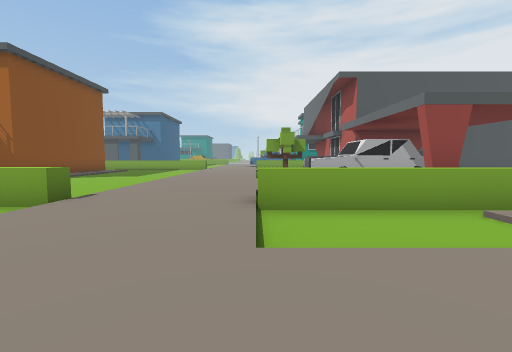
[1] (above)

19 first-person views from a walk through a 3-D level made in the Unity game engine. The camera is 1.5 m above the floor, tilts 4° down and sees 90° across. The floor is counted in squares, 2 m on a side. Each view is taken from the middle of a square. On the plan, view 1 faces up. The plan holds only what a view shows up to about 9 squares ahead; the rest is blank. The place goes on beyond the plan. The player is left out. Some surface patterns are stand-ins.

[2]
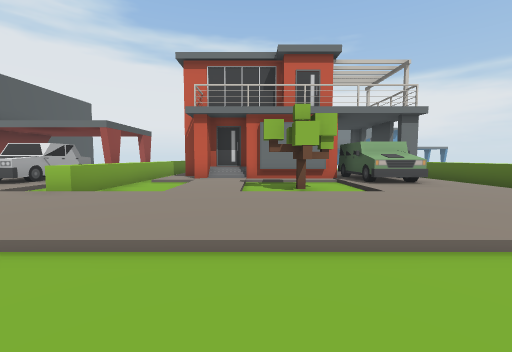

[3]
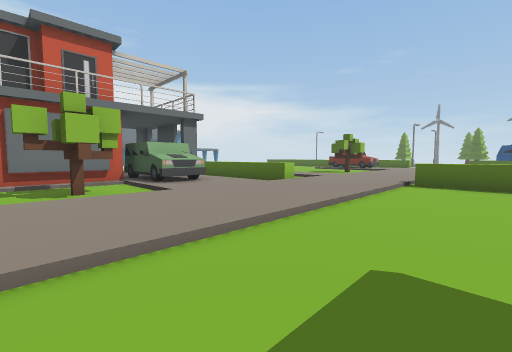

[4]
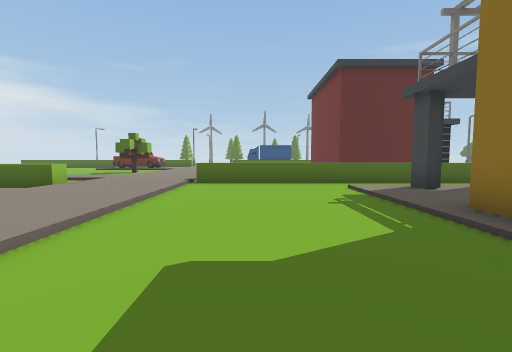

[5]
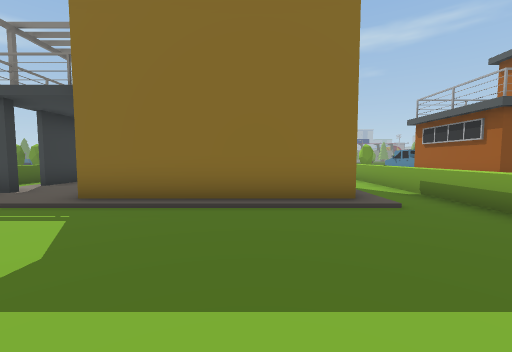

[6]
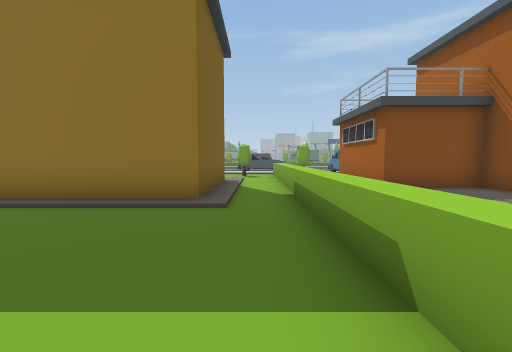

[7]
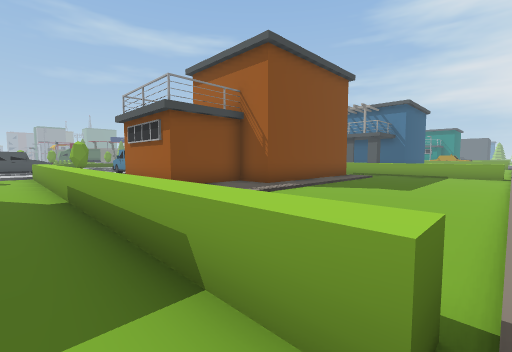

[8]
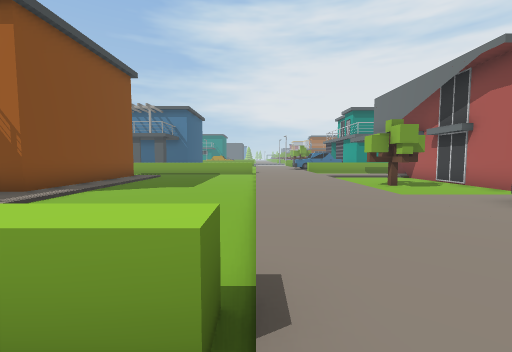

[9]
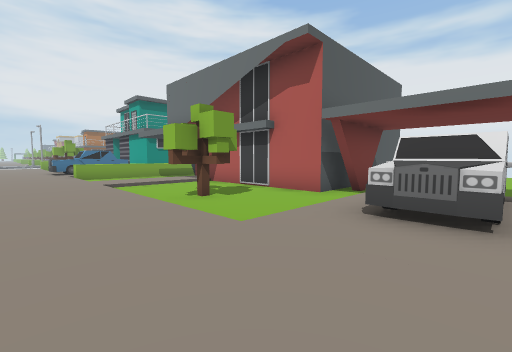

[10]
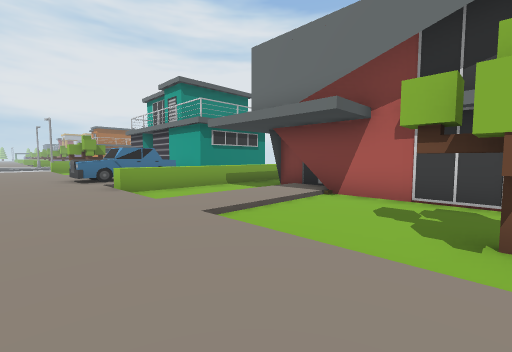

[11]
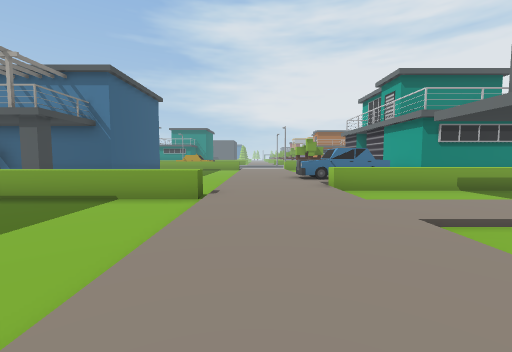

[12]
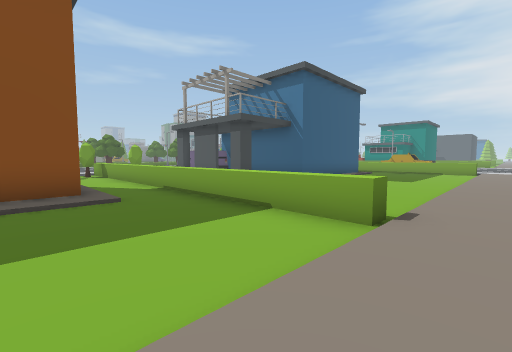

[13]
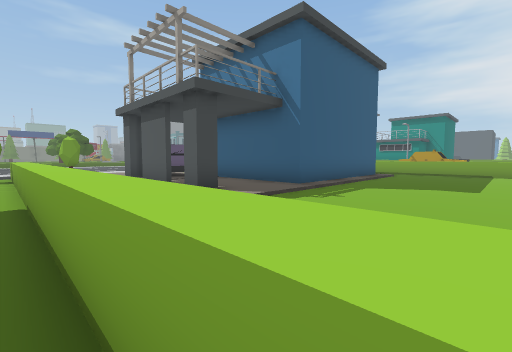

[14]
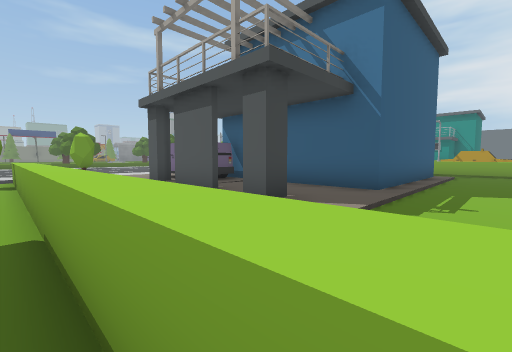

[15]
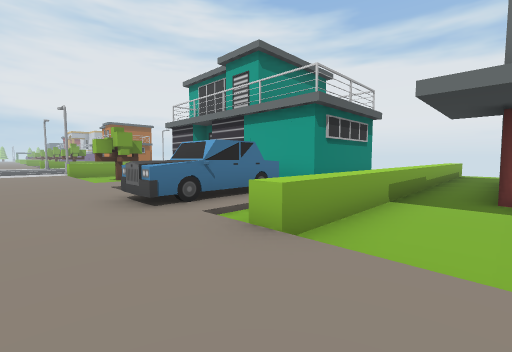

[16]
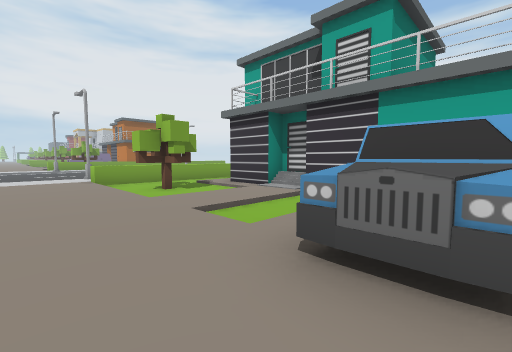

[17]
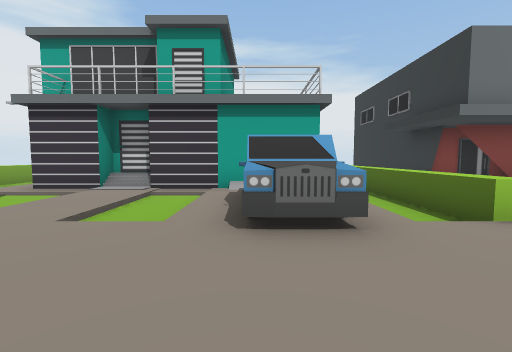

[18]
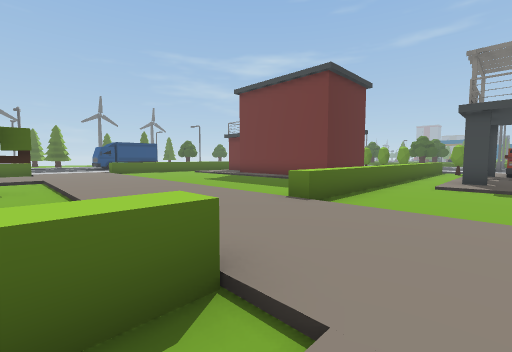

[19]
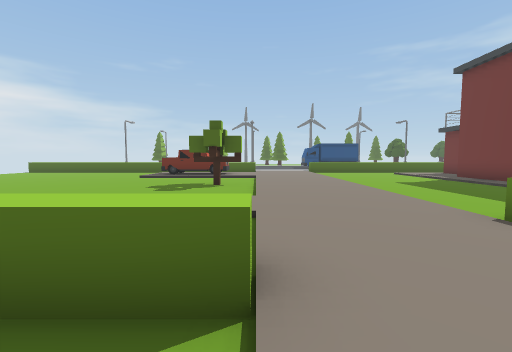

### Floor plan
Key: @ floor where view 1 was taken; # wall or solid block; x gap in a wall; . main floor; : floor 0.25 m higher than the main floor; / step, stairs or slope; ^ raised ledge; O other object.
Columns run from 16 left of view 1 to 6 right of it. Each row starts with its distance up from view 1.
 26         #.... ::/O./#
 25         #.... ::////#
 24         #..../::::::#
 23         #..../::/../#
 22    ######..../::////#
 21    OO::::..../::OO /#
 20   OOO::::..../::OOO/###
 19    ###x#:   ./::///////
 18             ./::^^^^^^^
 17 ^ ^^^^^^^^^^^/::/......
 16 .O.........../::/...###
 15     ........./::::::#
 14        #:..../::////#
 13        #:..../::/...#
 12        #:..../::/...#
 11        #:..../::/OO.#
 10        #:..../::/...#
  9       ##:..../::/...##
  8       #::..../::::::
  7     ###::  ../::::OO
  6     ///     ./::::OOO
  5             ./::/.
  4  ^^^^^^^^^^^^/::^^^^^
  3  ............/::/../:
  2     :####..../::////#
  1     ##  #..../::::::#
  0         #..../::@../#
 -1         #..../::/OO##
 -2         #..../::/..##
 -3         #..../::::OOO
 -4        ::..../::::O
 -5      ::::..../::::::#
 -6      #x#:..../::/..
 -7      ......../::/^^^^
 -8     ^^^^^^^^^/::/.
 -9             ./::::
-10           .../::/
-11           .../::/......
-12          ..../::/......
-13        #:..../::/OO....
-14        #:..../::/O.....

Where each view was taken, in squares from view 1:
view 1: 0 up, 0 right, facing up
view 2: 0 up, 5 left, facing right
view 3: 0 up, 5 left, facing down-right
view 4: 0 up, 5 left, facing down
view 5: 0 up, 3 left, facing left
view 6: 3 up, 3 left, facing left
view 7: 3 up, 3 left, facing up-left
view 8: 3 up, 3 left, facing up
view 9: 6 up, 2 left, facing up-right
view 10: 11 up, 2 left, facing up-right
view 11: 11 up, 2 left, facing up
view 12: 13 up, 2 left, facing up-left
view 13: 16 up, 4 left, facing up-left
view 14: 16 up, 6 left, facing up-left
view 15: 16 up, 2 left, facing up-right
view 16: 20 up, 2 left, facing up-right
view 17: 21 up, 3 left, facing right
view 18: 5 down, 1 right, facing down-left
view 19: 5 down, 0 right, facing down
